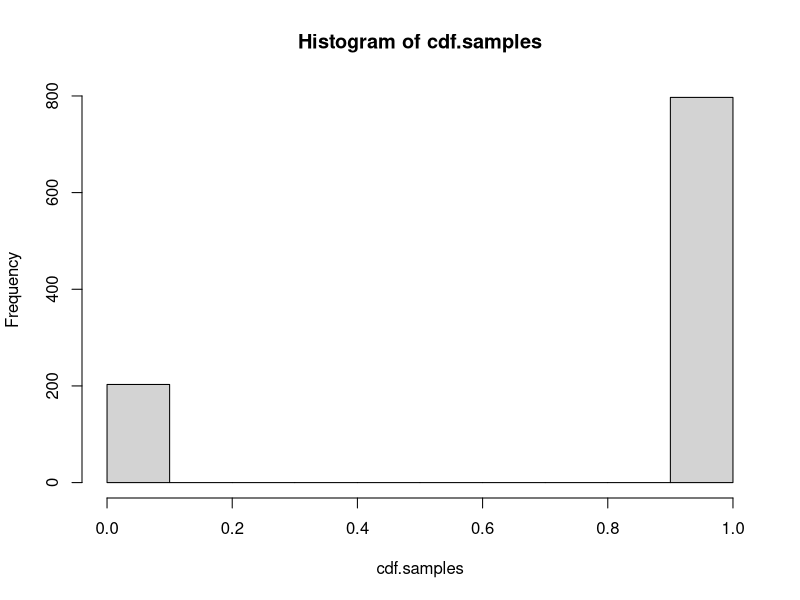
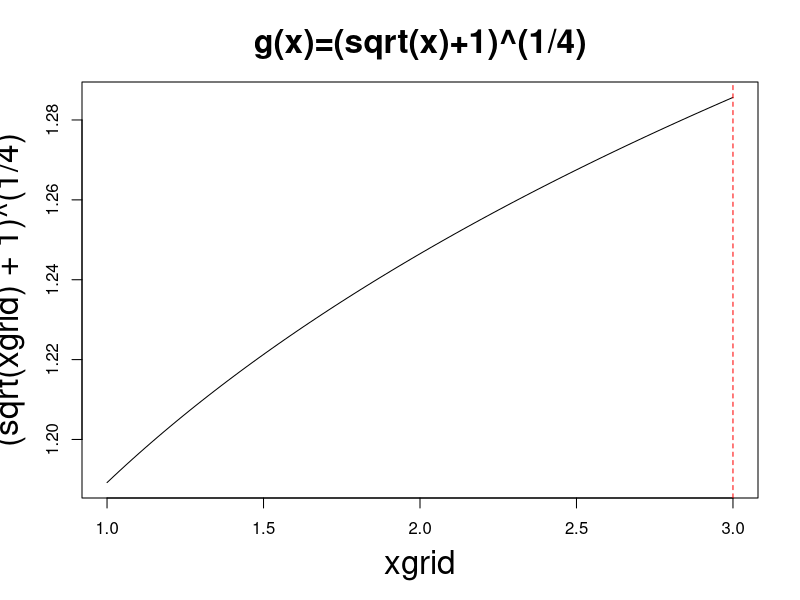

Recreate these plots in R, in order.
#15
abs.shit = function(x){
  if(x<0){
    x=-x
  }
  return(x-1)
}



#16
cdf = function(x){
  if(x <= 2){
    return(0)
  }else if(2<x && x<=3){
    return(x-2)
  }else{
    return(1)
  }
}
#16.1
random.samples = sample(10, 1000, replace = T)
cdf.samples = c()
for (i in 1:length(random.samples)) {
  cdf.samples = c(cdf.samples, cdf(random.samples[i]))
}
cdf.samples
#16.2
hist(cdf.samples)



#17
xgrid = seq(1,3,length.out = 100)
win.graph()
x11()
plot(xgrid, (sqrt(xgrid)+1)^(1/4), type='l', main='g(x)=(sqrt(x)+1)^(1/4)', cex.main=2, cex.lab=2)
abline(v=3, col='red',lty=2)

# step 1: generate unif(1,3) samples.
n.s = 1000
x.sample = runif(n.s, min=1, max=3) 

# step 2:  calculate g(x), 
g.x = (sqrt(x.sample)+1)^(1/4)

# step 3: approxiate I(g)
I.est = (3-1)*mean(g.x)
I.est
#I.est is the answer 2.486746